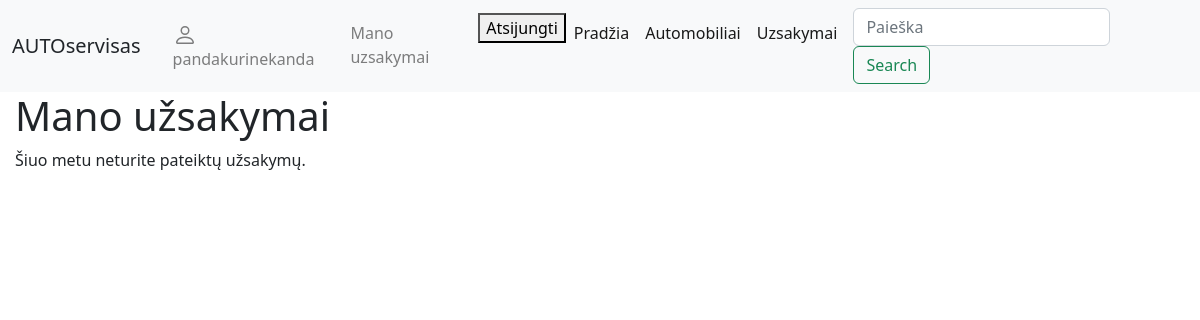
Before: /autoservice/mano_uzsakymai/ (signed in) with the older database file.
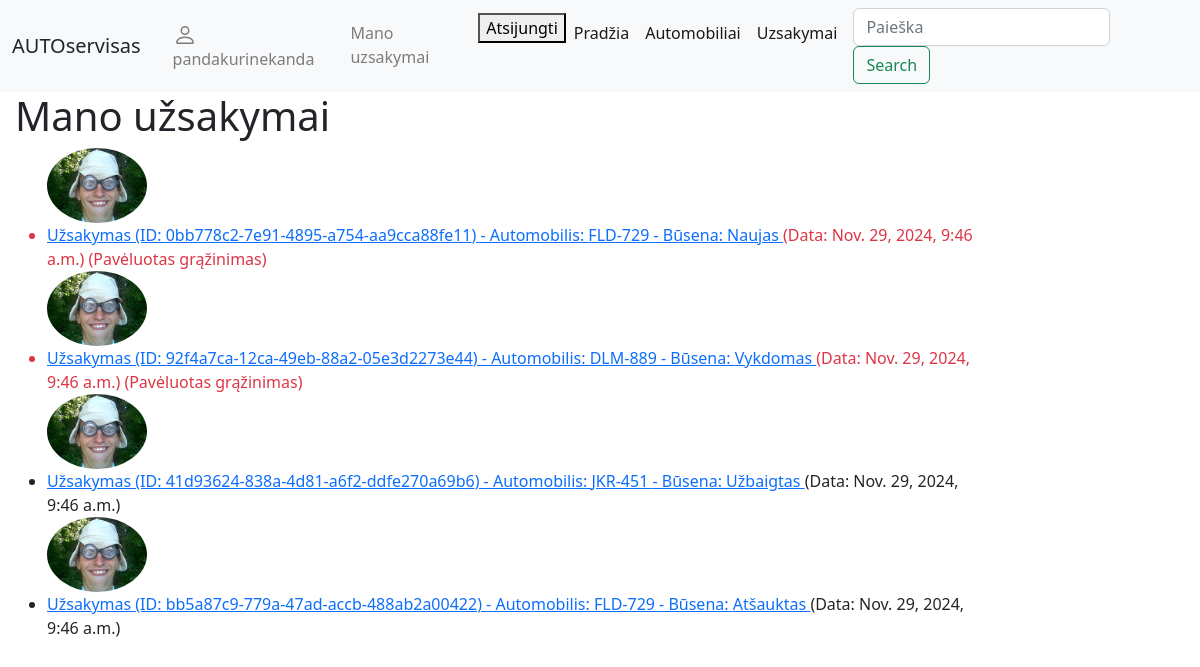
After: the same page with the newer database file.
### autoservice/models.py (models this page shows, shortened)
class Order(models.Model):
    @property
    def is_overdue(self):
        if self.return_date and date.today() > self.return_date:
            return True
        return False
    STATUS_CHOICES = [
        ('NEW', 'Naujas'),
        ('IN_PROGRESS', 'Vykdomas'),
        ('COMPLETED', 'Užbaigtas'),
        ('CANCELLED', 'Atšauktas'),
    ]
    id = models.UUIDField(primary_key=True, default=uuid.uuid4, help_text='Unikalus užsakymo ID')
    customer = models.ForeignKey(User, on_delete=models.SET_NULL, null=True, blank=True)
    return_date = models.DateField(null=True, blank=True)
    date = models.DateTimeField('Data', help_text='Įveskite užsakymo datą')
    description = HTMLField('Aprašymas', blank=True, null=True, help_text="Įveskite automobilio modelio aprašymą")
    car = models.ForeignKey( Car, on_delete=models.SET_NULL, null=True, help_text='Pasirinkite automobilį, kuriam skirtas užsakymas')
    status = models.CharField(
        'Statusas',
        max_length=20,
        choices=STATUS_CHOICES,
        default='NEW',
        help_text='Pasirinkite užsakymo būseną'
    )
    class Meta:
        ordering = ['-date']
        verbose_name = 'Uzsakymas'
        verbose_name_plural = 'Uzsakymai'

class Profilis(models.Model):
    user = models.OneToOneField(User, on_delete=models.CASCADE)
    nuotrauka = models.ImageField(default="profile_pics/default.png", upload_to="profile_pics")
    class Meta:
            verbose_name = "Profilis"
            verbose_name_plural = 'Profiliai'

class Car(models.Model):
    license_plate = models.CharField('Valstybinis numeris', max_length=20, help_text='Įveskite automobilio valstybinį numerį')
    vin = models.CharField('VIN kodas', max_length=50, help_text='Įveskite automobilio VIN kodą')
    customer = models.CharField('Kleintas', max_length=100, help_text='Įveskite kliento vardą arba pavadinimą')
    description = HTMLField('Aprašymas', blank=True, null=True, help_text="Įveskite automobilio modelio aprašymą")
    car_model = models.ForeignKey(CarModel, on_delete=models.SET_NULL, null=True, help_text='Pasirinkite automobilio modelį')
    cover = models.ImageField('Nuotrauka', upload_to='covers', null=True)
    class Meta:
        verbose_name = 'Automobilis'
        verbose_name_plural = 'Automobiliai'

### autoservice/views.py (the view, shortened to what this page needs)
# urls.py: path('mano_uzsakymai/', views.KlientoUzsakymuSarasas.as_view(), name='mano-uzsakymai'),
class KlientoUzsakymuSarasas(FormMixin, LoginRequiredMixin, generic.ListView):
    model = Order
    template_name = 'vartotojo_uzsakymai.html'
    paginate_by = 10
    form_class = OrderReviewForm
    def get_queryset(self):
        return Order.objects.filter(customer=self.request.user).order_by('-date')

### autoservice/forms.py
class OrderReviewForm(forms.ModelForm):
    class Meta:
        model = OrderReview
        fields = ('content', 'order', 'reviewer',)
        widgets = {'order': forms.HiddenInput(), 'reviewer': forms.HiddenInput()}

### autoservice/templates/vartotojo_uzsakymai.html
{% extends "base.html" %}
{% block content %}
    <h1>Mano užsakymai</h1>
    {% if order_list %}
    <ul>
        {% for uzsakymas in order_list %}
        <img class="rounded-circle" src="{{uzsakymas.customer.profilis.nuotrauka.url}}" width="100" height="75">
        <li class="{% if uzsakymas.is_overdue %}text-danger{% endif %}">
            <a href="{% url 'order_detail' order_id=uzsakymas.id %}">
                Užsakymas (ID: {{ uzsakymas.id }}) - Automobilis: {{ uzsakymas.car.license_plate }} - Būsena: {{ uzsakymas.get_status_display }}
            </a>
            (Data: {{ uzsakymas.date }})
            {% if uzsakymas.is_overdue %}
                <span class="text-danger">(Pavėluotas grąžinimas)</span>
            {% endif %}
        </li>
        {% endfor %}
    </ul>
    {% else %}
        <p>Šiuo metu neturite pateiktų užsakymų.</p>
    {% endif %}
{% endblock %}

### autoservice/templates/base.html (shortened to what this page needs)
<!DOCTYPE html>
<html lang="en">
<head>
  <link rel="stylesheet" href="https://stackpath.bootstrapcdn.com/bootstrap/4.1.3/css/bootstrap.min.css">
  <link rel="stylesheet" href="https://cdn.jsdelivr.net/npm/bootstrap@5.2.3/dist/css/bootstrap.min.css">
  {% load static %}
  <link rel="stylesheet" href="{% static 'css/styles.css' %}">
</head>
<body>
    <nav class="navbar navbar-expand-lg navbar-light bg-light">
      <div class="container-fluid">
        <a class="navbar-brand">AUTOservisas</a>
        <ul class="navbar-nav mx-2">
                    {% if user.is_authenticated %}
            <li class="nav-item"><a class="nav-link" href="{% url 'profilis' %}">
            {{ user.get_username }}</a></li>
            <li class="nav-item"><a class="nav-link" href="{% url 'mano-uzsakymai'%}">Mano uzsakymai</a></li>
            <li class="nav-item">
              <form method="post" action="{% url 'logout' %}">
                <button type="submit">Atsijungti</button>
              </form>
            </li>
          {% else %}
            <li class="nav-item"><a class="nav-link" href="{% url 'login'%}">Prisijungti</a></li>
            <li class="nav-item"><a class="nav-link" href="{% url 'register'%}">Registruotis</a></li>
          {% endif %}
          <li class="nav-item active"><a class="nav-link" href="{% url 'index' %}">Pradžia</a></li>
          <li class="nav-item active"><a class="nav-link" href="{% url 'automobiliai' %}">Automobiliai</a></li>
          <li class="nav-item active"><a class="nav-link" href="{% url 'uzsakymai' %}">Uzsakymai</a></li>
        </ul>
        <form class="form-inline my-2 my-lg-0" action="{% url 'search' %}" method="get">
          <input class="form-control me-2" name="query" class="form-control" type="text" placeholder="Paieška">
          <button class="btn btn-outline-success" type="submit">Search</button>
        </form>
      </div>
    </nav>
      <div class="col-sm-10 ">
        {% block content %}
        {% endblock %}
      </div>
</body>
</html>

Changed rows visible on the page:
now on this page (row edited): Order: customer.profilis.nuotrauka (picture), id "0bb778c2-7e91-4895-a754-aa9cca88fe11", car.license_plate "FLD-729", status "Naujas", date "Nov. 29, 2024, 9:46 a.m.", return_date "(Pavėluotas grąžinimas)"
now on this page (row edited): Order: customer.profilis.nuotrauka (picture), id "92f4a7ca-12ca-49eb-88a2-05e3d2273e44", car.license_plate "DLM-889", status "Vykdomas", date "Nov. 29, 2024, 9:46 a.m.", return_date "(Pavėluotas grąžinimas)"
now on this page (row edited): Order: customer.profilis.nuotrauka (picture), id "41d93624-838a-4d81-a6f2-ddfe270a69b6", car.license_plate "JKR-451", status "Užbaigtas", date "Nov. 29, 2024, 9:46 a.m."
now on this page (row edited): Order: customer.profilis.nuotrauka (picture), id "bb5a87c9-779a-47ad-accb-488ab2a00422", car.license_plate "FLD-729", status "Atšauktas", date "Nov. 29, 2024, 9:46 a.m."
Other visible differences:
text no longer shown: "Šiuo metu neturite pateiktų užsakymų."
